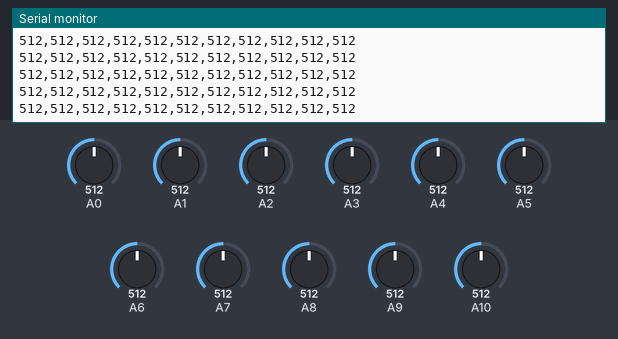
This sketch was run on a simulated Arduino Mega 2560, built with avr-gcc and run on an emulated ATmega2560. On the bench: the last lines printed to the serial monitor. The inputs (shaded band) are chosen by the test bench; at power-on: A3 = 512, A0 = 512, A1 = 512, A2 = 512, A4 = 512, A5 = 512, A6 = 512, A7 = 512, A8 = 512, A9 = 512, A10 = 512.

Above: at 2.7 s.
2.8 s: A3 set to 105
At 3.7 s:
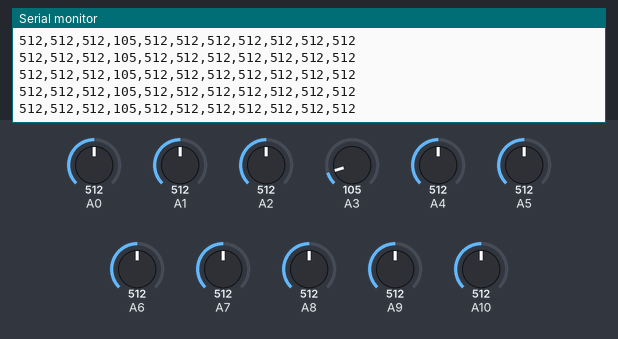
4.3 s: A3 set to 94
At 5.4 s:
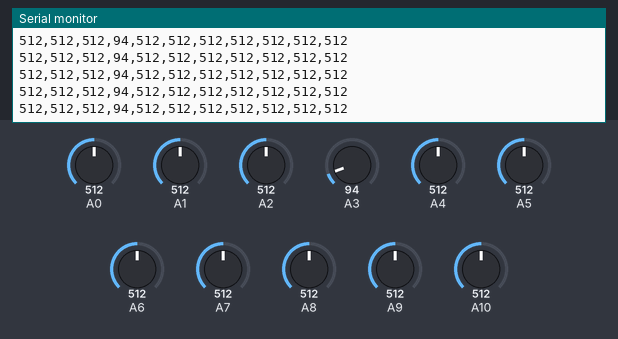
Timing chart, 0 to 7.3 s (numbered marks = the images above; inputs shaded):
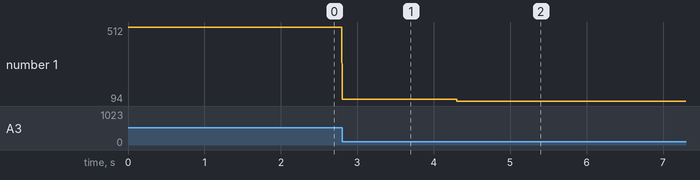

The sketch:

sketch_jan21a.ino
```cpp
void setup() {
  // put your setup code here, to run once:
  Serial.begin(2000000);
}

void loop() {
  // put your main code here, to run repeatedly:
  String buffer_string = get_buffer_string();
  Serial.println(buffer_string);
  //Serial.println();
}

String get_buffer_string(){
  float data_buffer[11];
  String buffer_string = "";

  data_buffer[0] = analogRead(A0);
  data_buffer[1] = analogRead(A1);
  data_buffer[2] = analogRead(A2);
  data_buffer[3] = analogRead(A3);
  data_buffer[4] = analogRead(A4);
  data_buffer[5] = analogRead(A5);
  data_buffer[6] = analogRead(A6);
  data_buffer[7] = analogRead(A7);
  data_buffer[8] = analogRead(A8);
  data_buffer[9] = analogRead(A9);
  data_buffer[10] = analogRead(A10);

  for (int i=0; i<10; i++){
    buffer_string+= String((int)data_buffer[i]);
    buffer_string += ",";
  }
  buffer_string+= String((int)data_buffer[10]);
  //buffer_string+= "/n";

  return buffer_string;

}
```

Measured:
- after the input at 2.8 s, the serial monitor: prints a new line at once (image 1)
- after the input at 4.3 s, the serial monitor: prints a new line at once (image 2)
- plotted number 1: 512 → 105 after the input at 2.8 s, 105 → 94 after the input at 4.3 s
